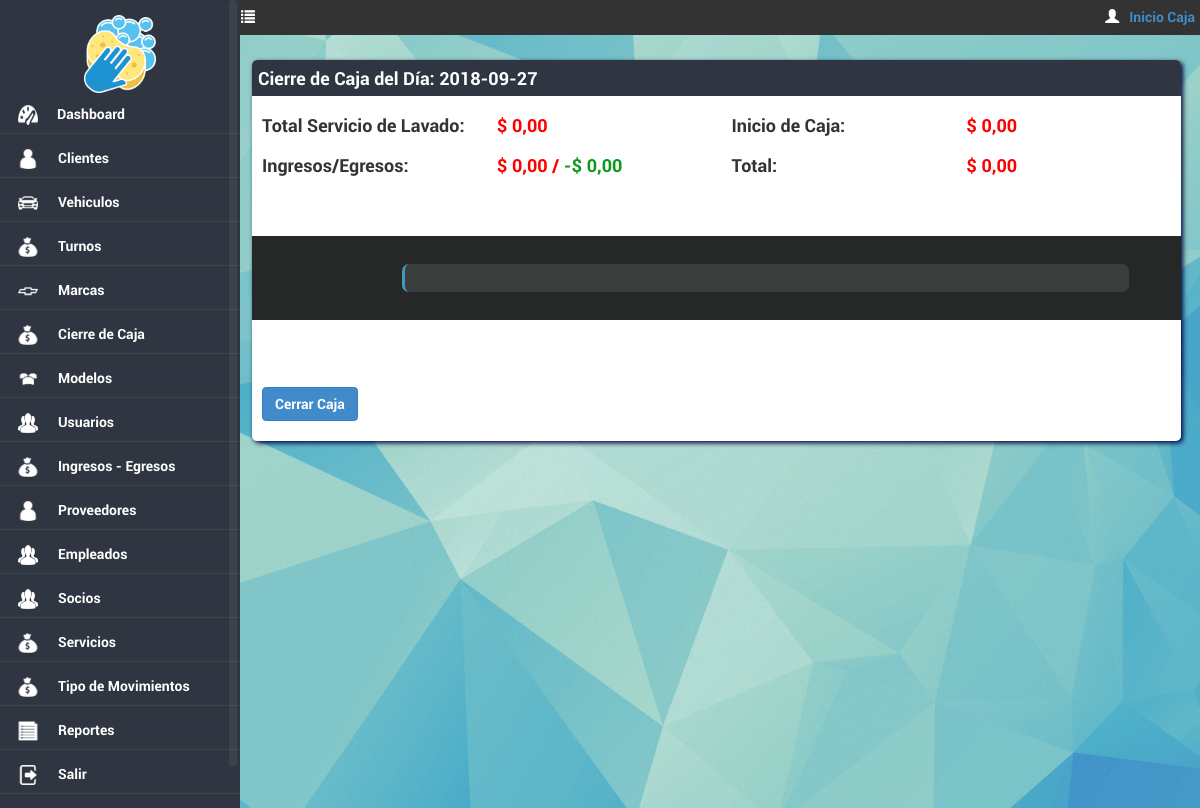
The app's page /dashboard/caja/index.php (signed in) with its own data.
### tables this page shows
CREATE TABLE IF NOT EXISTS `predio_menu` (
  `idmenu` int(11) NOT NULL AUTO_INCREMENT,
  `url` varchar(45) NOT NULL,
  `icono` varchar(45) DEFAULT NULL,
  `nombre` varchar(45) NOT NULL,
  `Orden` smallint(6) DEFAULT NULL,
  `hover` varchar(45) DEFAULT NULL,
  `permiso` varchar(50) DEFAULT NULL,
  PRIMARY KEY (`idmenu`)
);

### includes/appconfig.php (called while the page is built, shortened)
<?php
class appconfig {
function conexion() {
		$hostname = "localhost";
		$database = "lavadero";
		$username = "root";
		$password = "";
		$conexion = array("hostname" => $hostname,
						  "database" => $database,
						  "username" => $username,
						  "password" => $password);
		return $conexion;
}
}
?>

### includes/funcionesReferencias.php (called while the page is built, shortened)
<?php
class ServiciosReferencias {
	function traerCajadiariaPorFecha($fecha) {
		$sql = "select
		c.idcaja,
		c.monto,
		c.montoinicio,
		c.montofinal,
		c.fecha
		from dbcaja c
		where year(c.fecha) = year('".$fecha."') and month(c.fecha) = month('".$fecha."')
				and day(c.fecha) = day('".$fecha."')
		order by 1 desc
		limit 1";
		$res = $this->query($sql,0);
		return $res;
	}
	function traerOtrosingresosegresosTotalPorFecha($fecha) {
		$sql = "	select
		sum(m.ingresos) as ingresos,
        sum(m.egresos) as egresos
    from (
		select
					sum(case when tip.categoria = 2 then (o.monto) else 0 end) as ingresos,
					sum(case when tip.categoria > 2 then (o.monto) else 0 end) as egresos
		from dbotrosingresosegresos o
		inner join tbtipomovimientos tip ON tip.idtipomovimiento = o.reftipomovimientos
		where year(o.fechacrea) = year('".$fecha."')
				and month(o.fechacrea) = month('".$fecha."')
				and day(o.fechacrea) = day('".$fecha."')
		group by tip.categoria
		) m";
		$res = $this->query($sql,0);
		return $res;
	}
	function traerTurnosTotalPorFechaEstados($fecha, $estados) {
		$sql = "select
			sum(td.costo) as subtotal,
			sum(descuento) as descuento,
			sum(td.costo) + sum(descuento) as total
		from dbturnos t
		inner join dbturnosdetalles td on t.idturno = td.refturnos
		inner join dbclientes cli ON cli.idcliente = t.refclientes
		inner join dbvehiculos veh ON veh.idvehiculo = t.refvehiculos
		inner join tbmodelo mo ON mo.idmodelo = veh.refmodelo
		inner join tbmarca ma ON ma.idmarca = mo.refmarca
		inner join tbtipovehiculo ti ON ti.idtipovehiculo = veh.reftipovehiculo
		inner join tbestados est ON est.idestado = t.refestados
		inner join tbtipomovimientos tip ON tip.idtipomovimiento = t.reftipomovimientos
		where year(t.fechaingreso) = year('".$fecha."')
				and month(t.fechaingreso) = month('".$fecha."')
				and day(t.fechaingreso) = day('".$fecha."')
				and est.idestado in (".$estados.")
		order by 1";
		$res = $this->query($sql,0);
		return $res;
	}
function query($sql,$accion) {
		require_once 'appconfig.php';
		$appconfig	= new appconfig();
		$datos		= $appconfig->conexion();
		$hostname	= $datos['hostname'];
		$database	= $datos['database'];
		$username	= $datos['username'];
		$password	= $datos['password'];
		$conex = mysql_connect($hostname,$username,$password) or die ("no se puede conectar".mysql_error());
		        $error = 0;
		$result=mysql_query($sql,$conex);
		if($error==1){
			mysql_query("ROLLBACK");
			return false;
		}
		 else{
			return $result;
		}
	}
}
?>

### includes/funcionesHTML.php (the view, shortened to what this page needs)
<?php
class ServiciosHTML {
function menu($usuario,$titulo,$rol,$empresa) {
	$sql = "select idmenu,url,icono, nombre, permiso from predio_menu where permiso like '%".$rol."%' order by orden";
	$res = $this->query($sql,0);
	$cadmenu = "";
	$cadhover= "";
	$js = "<script>
		$(document).ready(function(){
			$('#colapsarMenu').click(function() {
			if ($('#colapsarMenu').attr('class') == 'glyphicon glyphicon-list') {
			$('#content').css( { marginLeft : '1%' } );
			$('#navigation').hide();
			$('#colapsarMenu').removeClass('glyphicon glyphicon-list');
			$('#colapsarMenu').addClass('glyphicon glyphicon-align-justify');
			} else {
			$('#content').css( { marginLeft : '21%' } );
			$('#navigation').show();
			$('#colapsarMenu').removeClass('glyphicon glyphicon-align-justify');
			$('#colapsarMenu').addClass('glyphicon glyphicon-list');
			}
			});
		});
		</script>";
	$cant = 1;
	while ($row = mysql_fetch_array($res)) {
		if ($titulo == $row['nombre']) {
			$row['url'] = "index.php";
		}
		if (strpos($row['permiso'],$rol) !== false) {
			if ($row['idmenu'] == 1) {
				$cadmenu = $cadmenu.'<li class="arriba"><div class="'.$row['icono'].'"></div><a href="'.$row['url'].'">'.$row['nombre'].'</a></li>';
				$cadhover = $cadhover.' <li class="arriba">
											<div class="'.$row['icono'].'2" id="tooltip'.$cant.'"></div>
											<div class="tooltip-dash">'.$row['nombre'].'</div>
										</li>';
			} else {
				$cadmenu = $cadmenu.'<li><div class="'.$row['icono'].'"></div><a href="'.$row['url'].'">'.$row['nombre'].'</a></li>';
				$cadhover = $cadhover.'  <li>
											<div class="'.$row['icono'].'2" id="tooltip'.$cant.'"></div>
											<div class="tooltip-con">'.$row['nombre'].'</div>
										</li>';
			}
		}
		$cant+=1;
	}
	$menu = '
		<div style="background-color:#333; position:absolute; top:0;left:0; height:35px; width:100%; color:#FFF; padding-top:7px;" align="right">
			<ul class="list-inline">
				<li class="navbar-left" style="margin-left:20%;"><span class="glyphicon glyphicon-list" id="colapsarMenu" style="cursor:pointer;"> </span></li>
				<li class="navbar-right"><a href="javascript:void(0)" class="cajainicio" id="cajainicio" data-toggle="modal" data-target="#myModalcaja"> Inicio Caja</a></li>
				<li><span class="glyphicon glyphicon-user"></span> '.$usuario.'</li>
			</ul>
		</div>
		<div style="height:30px;">
		</div>
		<div id="navigation" >
			<div align="center">
			<img src="../imagenes/dash_logo.png"/ style="padding-bottom:5%;" width="30%">
			</div>
				<nav class="nav">
					<ul>
						'.utf8_encode($cadmenu).'
					</ul>
				</nav>
			 </div>
		</div>'.$js;
	return $menu;
}
function query($sql,$accion) {
		require_once 'appconfig.php';
		$appconfig	= new appconfig();
		$datos		= $appconfig->conexion();
		$hostname	= $datos['hostname'];
		$database	= $datos['database'];
		$username	= $datos['username'];
		$password	= $datos['password'];
		$conex = mysql_connect($hostname,$username,$password) or die ("no se puede conectar".mysql_error());
		$result = mysql_query($sql,$conex);
		return $result;
	}
}
?>

### dashboard/caja/index.php (shortened to what this page needs)
<?php
if (!isset($_SESSION['usua_predio']))
{
	header('Location: ../../error.php');
} else {
include ('../../includes/funcionesHTML.php');
include ('../../includes/funcionesReferencias.php');
$serviciosHTML 			= new ServiciosHTML();
$serviciosReferencias 	= new ServiciosReferencias();
$resMenu = $serviciosHTML->menu(utf8_encode($_SESSION['nombre_predio']),"Cierre de Caja",$_SESSION['refroll_predio'],'');
$resCaja = $serviciosReferencias->traerCajadiariaPorFecha(date('Y-m-d'));
$resServicios = $serviciosReferencias->traerTurnosTotalPorFechaEstados(date('Y-m-d'),'1');
$resIngresosEgresos = $serviciosReferencias->traerOtrosingresosegresosTotalPorFecha(date('Y-m-d'));
$subtotal = 0;
$egresos = 0;
$ingresos = 0;
$caja = 0;
if (mysql_num_rows($resCaja) > 0) {
	$caja = mysql_result($resCaja,0,1);
} else {
	$caja = 0;
}
if (mysql_num_rows($resServicios) > 0) {
	$subtotal = mysql_result($resServicios,0,2);
} else {
	$subtotal = 0;
}
if (mysql_num_rows($resIngresosEgresos) > 0) {
	$ingresos = mysql_result($resIngresosEgresos,0,0);
	$egresos = mysql_result($resIngresosEgresos,0,1);
} else {
	$ingresos = 0;
	$egresos = 0;
}
$total = $caja + $subtotal + $ingresos - $egresos;
?>
<!DOCTYPE HTML>
<html>
<head>
<link href="../../css/estiloDash.css" rel="stylesheet" type="text/css">
    <link rel="stylesheet" href="../../css/jquery-ui.css">
    <link rel="stylesheet" href="../../bootstrap/css/bootstrap.min.css"/>
	<link rel="stylesheet" href="../../css/bootstrap-datetimepicker.min.css">
   <link href="../../css/perfect-scrollbar.css" rel="stylesheet">
</head>
<body>
 <?php echo $resMenu; ?>
<div id="content">
    <div class="boxInfoLargo">
        <div id="headBoxInfo">
        	<p style="color: #fff; font-size:18px; height:16px;">Cierre de Caja del Día: <?php echo date('Y-m-d'); ?></p>
        </div>
    	<div class="cuerpoBox">
        	<form class="form-inline formulario" role="form">
        	<div class="row">
	  			<div class="col-md-6">
	  				<div class="row">
	  					<div class="col-md-6">
							<h4>Total Servicio de Lavado:</h4>
						</div>
						<div class="col-md-6 monto">
							<h4>$ <?php echo number_format($subtotal,2,',','.'); ?></h4>
						</div>
					</div>
				</div>
				<div class="col-md-6">
	  				<div class="row">
	  					<div class="col-md-6">
							<h4>Inicio de Caja:</h4>
						</div>
						<div class="col-md-6 monto">
							<h4>$ <?php echo number_format($caja,2,',','.'); ?></h4>
						</div>
					</div>
				</div>
				<div class="col-md-6">
	  				<div class="row">
	  					<div class="col-md-6">
							<h4>Ingresos/Egresos:</h4>
						</div>
						<div class="col-md-6 monto">
							<h4>$ <?php echo number_format($ingresos,2,',','.'); ?> / <span style="color:#0B991A;"> -$ <?php echo number_format($egresos,2,',','.'); ?></span></h4>
						</div>
					</div>
				</div>
				<div class="col-md-6">
	  				<div class="row">
	  					<div class="col-md-6">
						  <h4>Total:</h4>
						</div>
						<div class="col-md-6 monto">
							<h4>$ <?php echo number_format($total,2,',','.'); ?></h4>
						</div>
					</div>
				</div>
            </div>
			<div class="row">
	  			<div class="col-md-12 contenedorTime">
				  <ul class="timeline">
				</ul>
				</div>
			</div>
            <div class='row' style="margin-left:25px; margin-right:25px;">
                <div class='alert'>
                </div>
            </div>
            <div class="row">
                <div class="col-md-12">
                <ul class="list-inline" style="margin-top:15px;">
                    <li>
                        <button type="button" class="btn btn-primary" id="cargar" style="margin-left:0px;">Cerrar Caja</button>
                    </li>
                </ul>
                </div>
            </div>
            </form>
    	</div>
    </div>
</div>
<?php } ?>
</body>
</html>

### css/estiloDash.css (style rules this page uses)
* { margin:0; padding:0; font-family: robotoL; }
html { height : 101%; }
body { font-family: robotoL; background: url(../imagenes/6.jpg) 100% 0% no-repeat; background-attachment: fixed; background-size: cover; }
#content { margin-left:21%; }
#navigation { height:100%; background-color: #303641; padding-top:15px; overflow-y: auto; position: fixed; top: 0; width: 20%; z-index: 1; overflow: hidden; }
.nav { margin-top:-15px; }
.nav ul { list-style:none; }
.nav ul li { padding:8px 8px; height:44px; border-bottom:1px solid #3e444e; border-top:1px solid #303641; width:100%; }
.nav ul li a { color:#FFF; font-family:robotoL; font-size:1.0em; text-decoration:none; float: left; margin-top:5px; }
.icodashboard { background:url(../imagenes/iconmenu/dashboard.png) no-repeat; background-position: center center; width:40px; height:40px; float:left; margin-right:9px; margin-top:-4px; background-size: 25px 50px; background-size: 50% 50%; }
.icousuarios { background:url(../imagenes/iconmenu/usuarios.png) no-repeat; background-position: center center; width:40px; height:40px; float:left; margin-right:10px; margin-top:-4px; background-size: 25px 50px; background-size: 50% 50%; }
.icopagos { background:url(../imagenes/iconmenu/pagos.png) no-repeat; background-position: center center; width:40px; height:40px; float:left; margin-right:10px; margin-top:-4px; background-size: 25px 50px; background-size: 50% 50%; }
.icojugadores { background:url(../imagenes/iconmenu/user82.png) no-repeat; background-position: center center; width:40px; height:40px; float:left; margin-right:10px; margin-top:-4px; background-size: 25px 50px; background-size: 50% 50%; }
.icovehiculos { background:url(../imagenes/iconmenu/icovehiculo.png) no-repeat; background-position: center center; width:40px; height:40px; float:left; margin-right:10px; margin-top:-4px; background-size: 25px 50px; background-size: 50% 50%; }
.icomodelo { background:url(../imagenes/iconmenu/icomodelo.png) no-repeat; background-position: center center; width:40px; height:40px; float:left; margin-right:10px; margin-top:-4px; background-size: 25px 50px; background-size: 50% 50%; }
.icomarca { background:url(../imagenes/iconmenu/icomarca.png) no-repeat; background-position: center center; width:40px; height:40px; float:left; margin-right:10px; margin-top:-4px; background-size: 25px 50px; background-size: 50% 50%; }
.icoreportes { background:url(../imagenes/iconmenu/reportes.png) no-repeat; background-position: center center; width:40px; height:40px; float:left; margin-right:10px; margin-top:-4px; background-size: 25px 50px; background-size: 50% 50%; }
.icosalir { background:url(../imagenes/iconmenu/salir.png) no-repeat; background-position: center center; width:40px; height:40px; float:left; margin-right:10px; margin-top:-4px; background-size: 25px 50px; background-size: 50% 50%; }
.boxInfoLargo { width: 98%; height: auto; margin-top:30px; margin-bottom:30px; min-width: 800px; float:left; background:#fff; z-index:-1; overflow: hidden; position: relative; margin-right:15px; border-radius: 5px; -moz-border-radius: 5px; box-shadow: 2px 2px 5px #00003d; -webkit-box-shadow: 2px 2px 5px #00003d; -moz-box-shadow: 2px 2px 5px #00003d; }
.boxInfo .cuerpoBox,.boxInfoLargo .cuerpoBox { padding:10px; z-index: -1; height: auto; overflow: hidden; }
#headBoxInfo { background-color:#303641; padding:6px; height:36px; }

### dashboard/caja/index.php (style rules this page uses)
.monto { color: red; }
.timeline { border-left: 0.25em solid #4298c3; background: rgba(255, 255, 255, 0.1); margin: 2em auto; line-height: 1.4em; padding: 1em; padding-left: 3em; list-style: none; text-align: left; margin-left: 10em; margin-right: 3em; border-radius: 0.5em; min-width: 22em; }
.contenedorTime { background: #252827; font-family: 'Raleway', sans-serif; margin-top: 50px; text-align: center; }

### records on screen
predio_menu: nombre "Dashboard"
predio_menu: nombre "Clientes"
predio_menu: nombre "Vehiculos"
predio_menu: nombre "Turnos"
predio_menu: nombre "Marcas"
predio_menu: nombre "Cierre de Caja"
predio_menu: nombre "Modelos"
predio_menu: nombre "Usuarios"
predio_menu: nombre "Ingresos - Egresos"
predio_menu: nombre "Proveedores"
predio_menu: nombre "Empleados"
predio_menu: nombre "Socios"
predio_menu: nombre "Servicios"
predio_menu: nombre "Tipo de Movimientos"
predio_menu: nombre "Reportes"
predio_menu: nombre "Salir"

### other values on screen
$subtotal "0,00"
$caja "0,00"
$ingresos "0,00"
$egresos "0,00"
$total "0,00"
